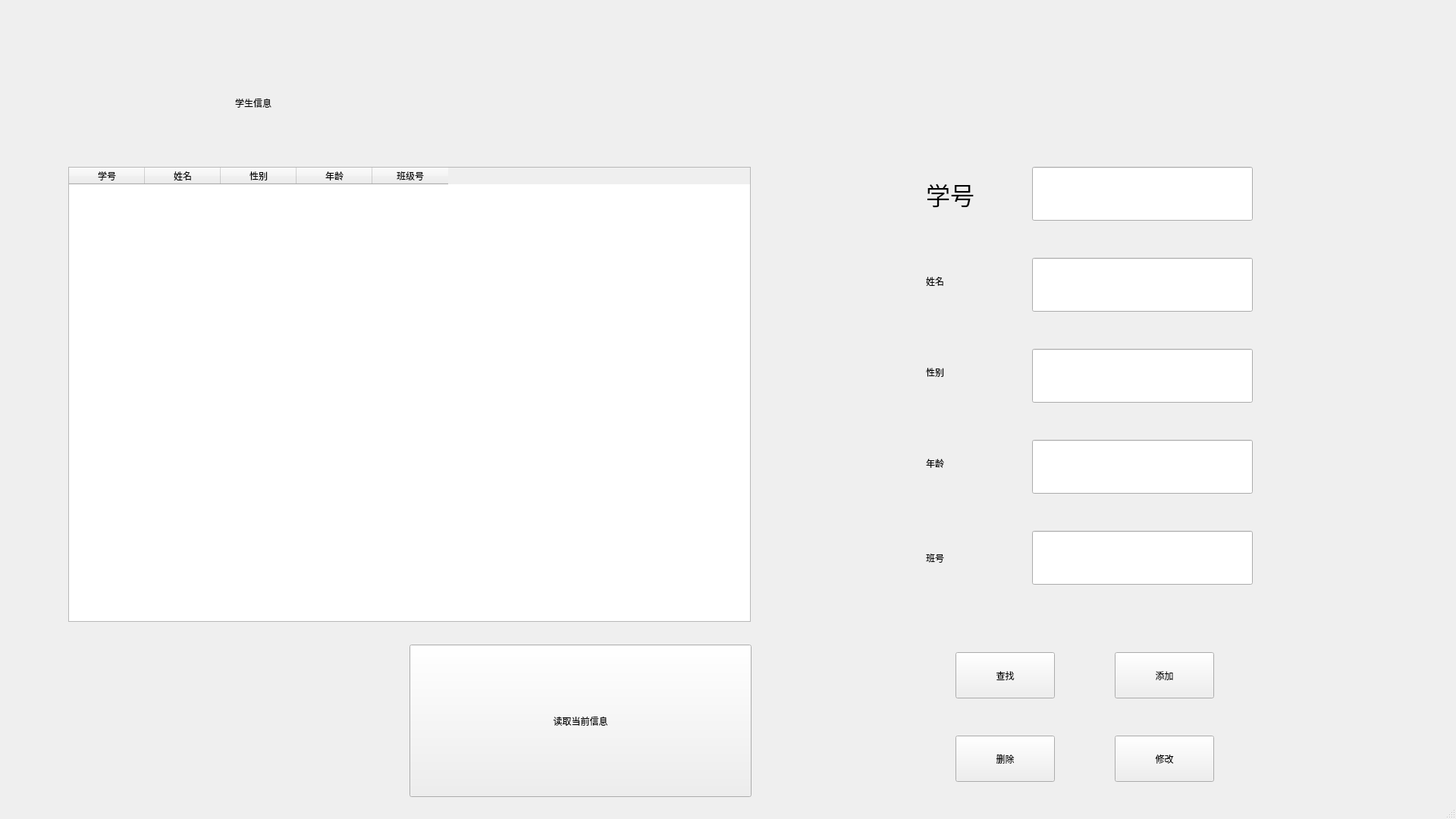
<?xml version="1.0" encoding="UTF-8"?>
<ui version="4.0">
 <class>MainWindow</class>
 <widget class="QMainWindow" name="MainWindow">
  <property name="geometry">
   <rect>
    <x>0</x>
    <y>0</y>
    <width>1920</width>
    <height>1080</height>
   </rect>
  </property>
  <property name="windowTitle">
   <string>MainWindow</string>
  </property>
  <widget class="QWidget" name="centralwidget">
   <widget class="QLabel" name="label">
    <property name="geometry">
     <rect>
      <x>310</x>
      <y>50</y>
      <width>631</width>
      <height>171</height>
     </rect>
    </property>
    <property name="styleSheet">
     <string notr="true">font: 48pt &quot;Adobe Devanagari&quot;;</string>
    </property>
    <property name="text">
     <string>学生信息</string>
    </property>
   </widget>
   <widget class="QTableWidget" name="tableWidget">
    <property name="geometry">
     <rect>
      <x>90</x>
      <y>220</y>
      <width>900</width>
      <height>600</height>
     </rect>
    </property>
    <column>
     <property name="text">
      <string>学号</string>
     </property>
    </column>
    <column>
     <property name="text">
      <string>姓名</string>
     </property>
    </column>
    <column>
     <property name="text">
      <string>性别</string>
     </property>
    </column>
    <column>
     <property name="text">
      <string>年龄</string>
     </property>
    </column>
    <column>
     <property name="text">
      <string>班级号</string>
     </property>
    </column>
   </widget>
   <widget class="QPushButton" name="pushButton">
    <property name="geometry">
     <rect>
      <x>540</x>
      <y>850</y>
      <width>451</width>
      <height>201</height>
     </rect>
    </property>
    <property name="styleSheet">
     <string notr="true">font: 28pt &quot;Adobe Devanagari&quot;;</string>
    </property>
    <property name="text">
     <string>读取当前信息</string>
    </property>
   </widget>
   <widget class="QLineEdit" name="lineEdit">
    <property name="geometry">
     <rect>
      <x>1361</x>
      <y>220</y>
      <width>291</width>
      <height>71</height>
     </rect>
    </property>
    <property name="styleSheet">
     <string notr="true">font: 18pt &quot;Adobe Devanagari&quot;;</string>
    </property>
    <property name="text">
     <string/>
    </property>
   </widget>
   <widget class="QLabel" name="label_2">
    <property name="geometry">
     <rect>
      <x>1221</x>
      <y>220</y>
      <width>151</width>
      <height>71</height>
     </rect>
    </property>
    <property name="font">
     <font>
      <family>Adobe Devanagari</family>
      <pointsize>24</pointsize>
      <weight>50</weight>
      <italic>false</italic>
      <bold>false</bold>
     </font>
    </property>
    <property name="styleSheet">
     <string notr="true">font: 24pt &quot;Adobe Devanagari&quot;;</string>
    </property>
    <property name="text">
     <string>学号</string>
    </property>
   </widget>
   <widget class="QLabel" name="label_3">
    <property name="geometry">
     <rect>
      <x>1221</x>
      <y>340</y>
      <width>101</width>
      <height>61</height>
     </rect>
    </property>
    <property name="styleSheet">
     <string notr="true">font: 24pt &quot;Adobe Devanagari&quot;;</string>
    </property>
    <property name="text">
     <string>姓名</string>
    </property>
   </widget>
   <widget class="QLabel" name="label_4">
    <property name="geometry">
     <rect>
      <x>1221</x>
      <y>460</y>
      <width>111</width>
      <height>61</height>
     </rect>
    </property>
    <property name="styleSheet">
     <string notr="true">font: 24pt &quot;Adobe Devanagari&quot;;</string>
    </property>
    <property name="text">
     <string>性别</string>
    </property>
   </widget>
   <widget class="QLabel" name="label_5">
    <property name="geometry">
     <rect>
      <x>1221</x>
      <y>580</y>
      <width>91</width>
      <height>61</height>
     </rect>
    </property>
    <property name="styleSheet">
     <string notr="true">font: 24pt &quot;Adobe Devanagari&quot;;</string>
    </property>
    <property name="text">
     <string>年龄</string>
    </property>
   </widget>
   <widget class="QLabel" name="label_6">
    <property name="geometry">
     <rect>
      <x>1221</x>
      <y>700</y>
      <width>91</width>
      <height>71</height>
     </rect>
    </property>
    <property name="styleSheet">
     <string notr="true">font: 24pt &quot;Adobe Devanagari&quot;;</string>
    </property>
    <property name="text">
     <string>班号</string>
    </property>
   </widget>
   <widget class="QPushButton" name="pushButton_2">
    <property name="geometry">
     <rect>
      <x>1260</x>
      <y>860</y>
      <width>131</width>
      <height>61</height>
     </rect>
    </property>
    <property name="styleSheet">
     <string notr="true">font: 14pt &quot;Adobe Devanagari&quot;;</string>
    </property>
    <property name="text">
     <string>查找</string>
    </property>
   </widget>
   <widget class="QPushButton" name="pushButton_3">
    <property name="geometry">
     <rect>
      <x>1470</x>
      <y>860</y>
      <width>131</width>
      <height>61</height>
     </rect>
    </property>
    <property name="styleSheet">
     <string notr="true">font: 14pt &quot;Adobe Devanagari&quot;;</string>
    </property>
    <property name="text">
     <string>添加</string>
    </property>
   </widget>
   <widget class="QPushButton" name="pushButton_4">
    <property name="geometry">
     <rect>
      <x>1260</x>
      <y>970</y>
      <width>131</width>
      <height>61</height>
     </rect>
    </property>
    <property name="styleSheet">
     <string notr="true">font: 14pt &quot;Adobe Devanagari&quot;;</string>
    </property>
    <property name="text">
     <string>删除</string>
    </property>
   </widget>
   <widget class="QPushButton" name="pushButton_5">
    <property name="geometry">
     <rect>
      <x>1470</x>
      <y>970</y>
      <width>131</width>
      <height>61</height>
     </rect>
    </property>
    <property name="styleSheet">
     <string notr="true">font: 14pt &quot;Adobe Devanagari&quot;;</string>
    </property>
    <property name="text">
     <string>修改</string>
    </property>
   </widget>
   <widget class="QLineEdit" name="lineEdit_2">
    <property name="geometry">
     <rect>
      <x>1361</x>
      <y>340</y>
      <width>291</width>
      <height>71</height>
     </rect>
    </property>
    <property name="styleSheet">
     <string notr="true">font: 18pt &quot;Adobe Devanagari&quot;;</string>
    </property>
   </widget>
   <widget class="QLineEdit" name="lineEdit_3">
    <property name="geometry">
     <rect>
      <x>1361</x>
      <y>460</y>
      <width>291</width>
      <height>71</height>
     </rect>
    </property>
    <property name="styleSheet">
     <string notr="true">font: 18pt &quot;Adobe Devanagari&quot;;</string>
    </property>
   </widget>
   <widget class="QLineEdit" name="lineEdit_4">
    <property name="geometry">
     <rect>
      <x>1361</x>
      <y>580</y>
      <width>291</width>
      <height>71</height>
     </rect>
    </property>
    <property name="styleSheet">
     <string notr="true">font: 18pt &quot;Adobe Devanagari&quot;;</string>
    </property>
   </widget>
   <widget class="QLineEdit" name="lineEdit_5">
    <property name="geometry">
     <rect>
      <x>1361</x>
      <y>700</y>
      <width>291</width>
      <height>71</height>
     </rect>
    </property>
    <property name="styleSheet">
     <string notr="true">font: 18pt &quot;Adobe Devanagari&quot;;</string>
    </property>
   </widget>
  </widget>
  <widget class="QStatusBar" name="statusbar"/>
 </widget>
 <resources/>
 <connections/>
</ui>
